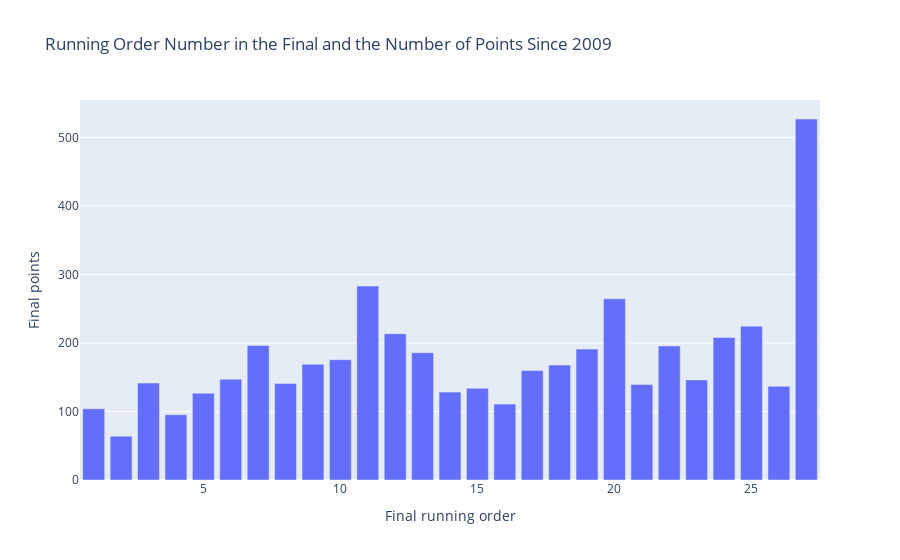

The cell this chart's notebook holds for it:
### Code cell
# Column histogram: running order number in the final and number of points
import plotly.express as px

data = song_data[['final_draw_position','final_total_points','year']]
data = data.dropna()
data = data.drop(data[data['final_draw_position'] == '-'].index)
data['Final running order'] = [int(pos) for pos in data['final_draw_position']]
data['Final points'] = [int(point) for point in data['final_total_points']]
data = data.reset_index()
grouped_data = data.groupby('Final running order').mean().reset_index()

fig = px.bar(grouped_data, x='Final running order', y='Final points',
                 title='Running Order Number in the Final and the Number of Points Since 2009')
fig.show()
name = "running_order_in_final_and_points_column_histogram.html"
fig.write_html(name)

### Figure 1 — Plotly figure (JSON) as saved in the notebook; plotly's stock layout.template omitted (floating-point values rounded to 4 significant figures)
{"data": [{"alignmentgroup": "True", "hovertemplate": "Final running order=%{x}<br>Final points=%{y}<extra></extra>", "legendgroup": "", "marker": {"color": "#636efa", "pattern": {"shape": ""}}, "name": "", "offsetgroup": "", "orientation": "v", "showlegend": false, "textposition": "auto", "type": "bar", "x": [1, 2, 3, 4, 5, 6, 7, 8, 9, 10, 11, 12, 13, 14, 15, 16, 17, 18, 19, 20, 21, 22, 23, 24, 25, 26, 27], "xaxis": "x", "y": [103.9, 64, 141.5, 95.31, 126.8, 147.1, 196.4, 140.9, 169, 175.7, 283.2, 213.5, 185.8, 128.3, 133.8, 110.8, 159.8, 167.8, 191.1, 264.5, 139.5, 195.7, 146.2, 208.2, 224.5, 136.9, 527], "yaxis": "y"}], "layout": {"barmode": "relative", "legend": {"tracegroupgap": 0}, "title": {"text": "Running Order Number in the Final and the Number of Points Since 2009"}, "xaxis": {"anchor": "y", "domain": [0, 1], "title": {"text": "Final running order"}}, "yaxis": {"anchor": "x", "domain": [0, 1], "title": {"text": "Final points"}}}}
